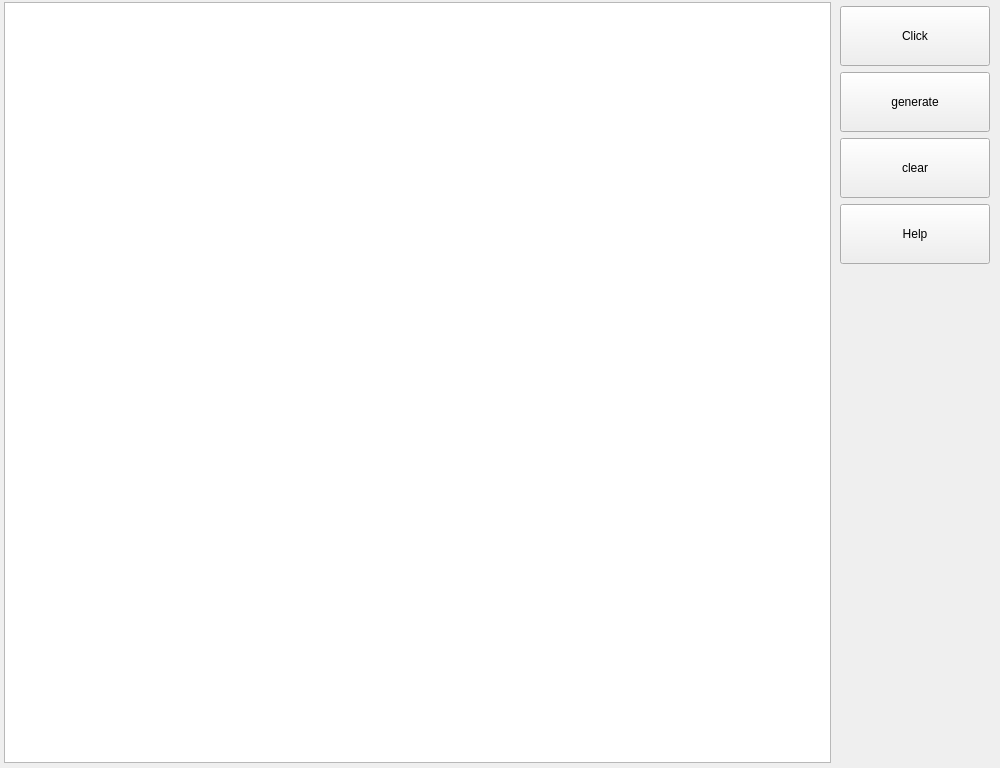
<?xml version="1.0" encoding="UTF-8"?>
<ui version="4.0">
 <class>MainWindow</class>
 <widget class="QMainWindow" name="MainWindow">
  <property name="geometry">
   <rect>
    <x>0</x>
    <y>0</y>
    <width>1000</width>
    <height>768</height>
   </rect>
  </property>
  <property name="windowTitle">
   <string>MainWindow</string>
  </property>
  <widget class="QWidget" name="centralWidget">
   <widget class="QPushButton" name="pushButton">
    <property name="geometry">
     <rect>
      <x>840</x>
      <y>6</y>
      <width>150</width>
      <height>60</height>
     </rect>
    </property>
    <property name="styleSheet">
     <string notr="true"/>
    </property>
    <property name="text">
     <string>Click</string>
    </property>
   </widget>
   <widget class="QPushButton" name="pushButton_2">
    <property name="geometry">
     <rect>
      <x>840</x>
      <y>72</y>
      <width>150</width>
      <height>60</height>
     </rect>
    </property>
    <property name="styleSheet">
     <string notr="true"/>
    </property>
    <property name="text">
     <string>generate</string>
    </property>
   </widget>
   <widget class="QPushButton" name="pushButton_3">
    <property name="geometry">
     <rect>
      <x>840</x>
      <y>138</y>
      <width>150</width>
      <height>60</height>
     </rect>
    </property>
    <property name="styleSheet">
     <string notr="true"/>
    </property>
    <property name="text">
     <string>clear</string>
    </property>
   </widget>
   <widget class="QPlainTextEdit" name="plainTextEdit">
    <property name="geometry">
     <rect>
      <x>4</x>
      <y>2</y>
      <width>827</width>
      <height>761</height>
     </rect>
    </property>
   </widget>
   <widget class="QPushButton" name="pushButton_getHelp">
    <property name="geometry">
     <rect>
      <x>840</x>
      <y>204</y>
      <width>150</width>
      <height>60</height>
     </rect>
    </property>
    <property name="styleSheet">
     <string notr="true"/>
    </property>
    <property name="text">
     <string>Help</string>
    </property>
   </widget>
  </widget>
 </widget>
 <layoutdefault spacing="6" margin="11"/>
 <resources/>
 <connections/>
</ui>
